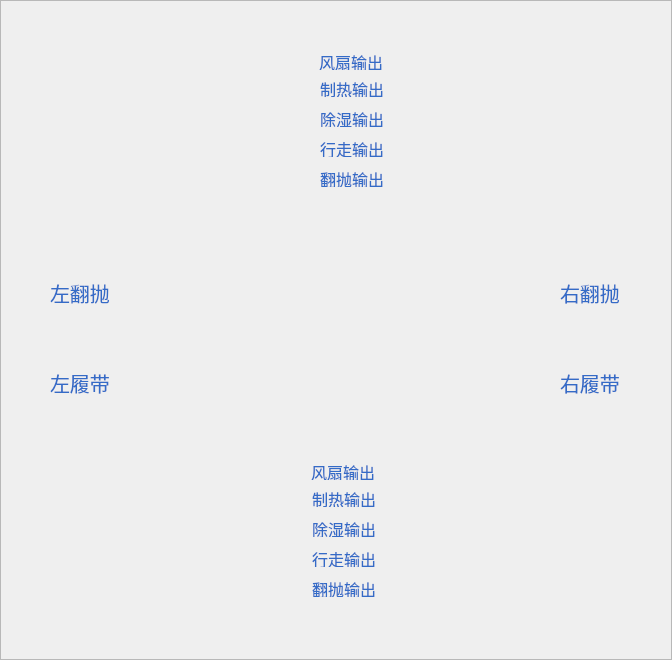
<?xml version="1.0" encoding="UTF-8"?>
<ui version="4.0">
 <class>FpjWatchs</class>
 <widget class="QWidget" name="FpjWatchs">
  <property name="geometry">
   <rect>
    <x>0</x>
    <y>0</y>
    <width>672</width>
    <height>660</height>
   </rect>
  </property>
  <property name="windowTitle">
   <string>Form</string>
  </property>
  <widget class="QFrame" name="frame">
   <property name="geometry">
    <rect>
     <x>0</x>
     <y>0</y>
     <width>672</width>
     <height>660</height>
    </rect>
   </property>
   <property name="styleSheet">
    <string notr="true">background-image: url(:/pic/翻抛机表盘组.png);
background-position:center;
background-repeat:no-repeat;</string>
   </property>
   <property name="frameShape">
    <enum>QFrame::StyledPanel</enum>
   </property>
   <property name="frameShadow">
    <enum>QFrame::Raised</enum>
   </property>
   <widget class="YlzsPlate" name="leftTopWidget" native="true">
    <property name="geometry">
     <rect>
      <x>0</x>
      <y>0</y>
      <width>260</width>
      <height>260</height>
     </rect>
    </property>
    <property name="styleSheet">
     <string notr="true">background: transparent; </string>
    </property>
   </widget>
   <widget class="YlzsPlate" name="rightTopWidget" native="true">
    <property name="geometry">
     <rect>
      <x>410</x>
      <y>0</y>
      <width>260</width>
      <height>260</height>
     </rect>
    </property>
    <property name="styleSheet">
     <string notr="true">background: transparent; </string>
    </property>
   </widget>
   <widget class="YlzsPlate" name="leftBottomWidget" native="true">
    <property name="geometry">
     <rect>
      <x>0</x>
      <y>400</y>
      <width>260</width>
      <height>260</height>
     </rect>
    </property>
    <property name="styleSheet">
     <string notr="true">background: transparent; </string>
    </property>
   </widget>
   <widget class="YlzsPlate" name="rightBottomWidget" native="true">
    <property name="geometry">
     <rect>
      <x>410</x>
      <y>400</y>
      <width>260</width>
      <height>260</height>
     </rect>
    </property>
    <property name="styleSheet">
     <string notr="true">background: transparent; </string>
    </property>
   </widget>
   <widget class="SmallPlate" name="leftCenterWidget" native="true">
    <property name="geometry">
     <rect>
      <x>235</x>
      <y>230</y>
      <width>200</width>
      <height>200</height>
     </rect>
    </property>
    <property name="styleSheet">
     <string notr="true">background: transparent; </string>
    </property>
   </widget>
   <widget class="QLabel" name="label">
    <property name="geometry">
     <rect>
      <x>288</x>
      <y>50</y>
      <width>24</width>
      <height>24</height>
     </rect>
    </property>
    <property name="styleSheet">
     <string notr="true">background: transparent; 
border-image: url(:/pic/风扇-(1).png);</string>
    </property>
    <property name="text">
     <string/>
    </property>
   </widget>
   <widget class="QLabel" name="label_2">
    <property name="geometry">
     <rect>
      <x>288</x>
      <y>80</y>
      <width>24</width>
      <height>24</height>
     </rect>
    </property>
    <property name="styleSheet">
     <string notr="true">background: transparent; 
border-image: url(:/pic/制热输出.png);</string>
    </property>
    <property name="text">
     <string/>
    </property>
   </widget>
   <widget class="QLabel" name="label_3">
    <property name="geometry">
     <rect>
      <x>288</x>
      <y>110</y>
      <width>24</width>
      <height>24</height>
     </rect>
    </property>
    <property name="styleSheet">
     <string notr="true">background: transparent; 
border-image: url(:/pic/除湿输出.png);</string>
    </property>
    <property name="text">
     <string/>
    </property>
   </widget>
   <widget class="QLabel" name="label_4">
    <property name="geometry">
     <rect>
      <x>288</x>
      <y>140</y>
      <width>24</width>
      <height>24</height>
     </rect>
    </property>
    <property name="styleSheet">
     <string notr="true">background: transparent; 
border-image: url(:/pic/行走.png);</string>
    </property>
    <property name="text">
     <string/>
    </property>
   </widget>
   <widget class="QLabel" name="label_5">
    <property name="geometry">
     <rect>
      <x>288</x>
      <y>170</y>
      <width>24</width>
      <height>24</height>
     </rect>
    </property>
    <property name="styleSheet">
     <string notr="true">background: transparent; 
border-image: url(:/pic/输出.png);</string>
    </property>
    <property name="text">
     <string/>
    </property>
   </widget>
   <widget class="QLabel" name="label_6">
    <property name="geometry">
     <rect>
      <x>319</x>
      <y>53</y>
      <width>67</width>
      <height>17</height>
     </rect>
    </property>
    <property name="font">
     <font>
      <pointsize>12</pointsize>
     </font>
    </property>
    <property name="styleSheet">
     <string notr="true">color: rgb(52, 107, 199);
background: transparent; </string>
    </property>
    <property name="text">
     <string>风扇输出</string>
    </property>
   </widget>
   <widget class="QLabel" name="label_7">
    <property name="geometry">
     <rect>
      <x>320</x>
      <y>80</y>
      <width>67</width>
      <height>17</height>
     </rect>
    </property>
    <property name="font">
     <font>
      <pointsize>12</pointsize>
     </font>
    </property>
    <property name="styleSheet">
     <string notr="true">color: rgb(52, 107, 199);
background: transparent; </string>
    </property>
    <property name="text">
     <string>制热输出</string>
    </property>
   </widget>
   <widget class="QLabel" name="label_8">
    <property name="geometry">
     <rect>
      <x>320</x>
      <y>110</y>
      <width>67</width>
      <height>17</height>
     </rect>
    </property>
    <property name="font">
     <font>
      <pointsize>12</pointsize>
     </font>
    </property>
    <property name="styleSheet">
     <string notr="true">color: rgb(52, 107, 199);
background: transparent; </string>
    </property>
    <property name="text">
     <string>除湿输出</string>
    </property>
   </widget>
   <widget class="QLabel" name="label_9">
    <property name="geometry">
     <rect>
      <x>320</x>
      <y>140</y>
      <width>67</width>
      <height>17</height>
     </rect>
    </property>
    <property name="font">
     <font>
      <pointsize>12</pointsize>
     </font>
    </property>
    <property name="styleSheet">
     <string notr="true">color: rgb(52, 107, 199);
background: transparent; </string>
    </property>
    <property name="text">
     <string>行走输出</string>
    </property>
   </widget>
   <widget class="QLabel" name="label_10">
    <property name="geometry">
     <rect>
      <x>320</x>
      <y>170</y>
      <width>67</width>
      <height>17</height>
     </rect>
    </property>
    <property name="font">
     <font>
      <pointsize>12</pointsize>
     </font>
    </property>
    <property name="styleSheet">
     <string notr="true">color: rgb(52, 107, 199);
background: transparent; </string>
    </property>
    <property name="text">
     <string>翻抛输出</string>
    </property>
   </widget>
   <widget class="QLabel" name="label_11">
    <property name="geometry">
     <rect>
      <x>312</x>
      <y>520</y>
      <width>67</width>
      <height>17</height>
     </rect>
    </property>
    <property name="font">
     <font>
      <pointsize>12</pointsize>
     </font>
    </property>
    <property name="styleSheet">
     <string notr="true">color: rgb(52, 107, 199);
background: transparent; </string>
    </property>
    <property name="text">
     <string>除湿输出</string>
    </property>
   </widget>
   <widget class="QLabel" name="label_12">
    <property name="geometry">
     <rect>
      <x>312</x>
      <y>580</y>
      <width>67</width>
      <height>17</height>
     </rect>
    </property>
    <property name="font">
     <font>
      <pointsize>12</pointsize>
     </font>
    </property>
    <property name="styleSheet">
     <string notr="true">color: rgb(52, 107, 199);
background: transparent; </string>
    </property>
    <property name="text">
     <string>翻抛输出</string>
    </property>
   </widget>
   <widget class="QLabel" name="label_13">
    <property name="geometry">
     <rect>
      <x>312</x>
      <y>550</y>
      <width>67</width>
      <height>17</height>
     </rect>
    </property>
    <property name="font">
     <font>
      <pointsize>12</pointsize>
     </font>
    </property>
    <property name="styleSheet">
     <string notr="true">color: rgb(52, 107, 199);
background: transparent; </string>
    </property>
    <property name="text">
     <string>行走输出</string>
    </property>
   </widget>
   <widget class="QLabel" name="label_14">
    <property name="geometry">
     <rect>
      <x>280</x>
      <y>580</y>
      <width>24</width>
      <height>24</height>
     </rect>
    </property>
    <property name="styleSheet">
     <string notr="true">background: transparent; 
border-image: url(:/pic/输出.png);</string>
    </property>
    <property name="text">
     <string/>
    </property>
   </widget>
   <widget class="QLabel" name="label_15">
    <property name="geometry">
     <rect>
      <x>280</x>
      <y>490</y>
      <width>24</width>
      <height>24</height>
     </rect>
    </property>
    <property name="styleSheet">
     <string notr="true">background: transparent; 
border-image: url(:/pic/制热输出.png);</string>
    </property>
    <property name="text">
     <string/>
    </property>
   </widget>
   <widget class="QLabel" name="label_16">
    <property name="geometry">
     <rect>
      <x>280</x>
      <y>520</y>
      <width>24</width>
      <height>24</height>
     </rect>
    </property>
    <property name="styleSheet">
     <string notr="true">background: transparent; 
border-image: url(:/pic/除湿输出.png);</string>
    </property>
    <property name="text">
     <string/>
    </property>
   </widget>
   <widget class="QLabel" name="label_17">
    <property name="geometry">
     <rect>
      <x>312</x>
      <y>490</y>
      <width>67</width>
      <height>17</height>
     </rect>
    </property>
    <property name="font">
     <font>
      <pointsize>12</pointsize>
     </font>
    </property>
    <property name="styleSheet">
     <string notr="true">color: rgb(52, 107, 199);
background: transparent; </string>
    </property>
    <property name="text">
     <string>制热输出</string>
    </property>
   </widget>
   <widget class="QLabel" name="label_18">
    <property name="geometry">
     <rect>
      <x>280</x>
      <y>550</y>
      <width>24</width>
      <height>24</height>
     </rect>
    </property>
    <property name="styleSheet">
     <string notr="true">background: transparent; 
border-image: url(:/pic/行走.png);</string>
    </property>
    <property name="text">
     <string/>
    </property>
   </widget>
   <widget class="QLabel" name="label_19">
    <property name="geometry">
     <rect>
      <x>311</x>
      <y>463</y>
      <width>67</width>
      <height>17</height>
     </rect>
    </property>
    <property name="font">
     <font>
      <pointsize>12</pointsize>
     </font>
    </property>
    <property name="styleSheet">
     <string notr="true">color: rgb(52, 107, 199);
background: transparent; </string>
    </property>
    <property name="text">
     <string>风扇输出</string>
    </property>
   </widget>
   <widget class="QLabel" name="label_20">
    <property name="geometry">
     <rect>
      <x>280</x>
      <y>460</y>
      <width>24</width>
      <height>24</height>
     </rect>
    </property>
    <property name="styleSheet">
     <string notr="true">background: transparent; 
border-image: url(:/pic/风扇-(1).png);</string>
    </property>
    <property name="text">
     <string/>
    </property>
   </widget>
   <widget class="QLabel" name="label_21">
    <property name="geometry">
     <rect>
      <x>50</x>
      <y>280</y>
      <width>70</width>
      <height>25</height>
     </rect>
    </property>
    <property name="font">
     <font>
      <pointsize>15</pointsize>
     </font>
    </property>
    <property name="styleSheet">
     <string notr="true">color: rgb(52, 107, 199);
background: transparent; </string>
    </property>
    <property name="text">
     <string>左翻抛</string>
    </property>
   </widget>
   <widget class="QLabel" name="label_22">
    <property name="geometry">
     <rect>
      <x>560</x>
      <y>280</y>
      <width>70</width>
      <height>25</height>
     </rect>
    </property>
    <property name="font">
     <font>
      <pointsize>15</pointsize>
     </font>
    </property>
    <property name="styleSheet">
     <string notr="true">color: rgb(52, 107, 199);
background: transparent; </string>
    </property>
    <property name="text">
     <string>右翻抛</string>
    </property>
   </widget>
   <widget class="QLabel" name="label_23">
    <property name="geometry">
     <rect>
      <x>50</x>
      <y>370</y>
      <width>70</width>
      <height>25</height>
     </rect>
    </property>
    <property name="font">
     <font>
      <pointsize>15</pointsize>
     </font>
    </property>
    <property name="styleSheet">
     <string notr="true">color: rgb(52, 107, 199);
background: transparent; </string>
    </property>
    <property name="text">
     <string>左履带</string>
    </property>
   </widget>
   <widget class="QLabel" name="label_24">
    <property name="geometry">
     <rect>
      <x>560</x>
      <y>370</y>
      <width>70</width>
      <height>25</height>
     </rect>
    </property>
    <property name="font">
     <font>
      <pointsize>15</pointsize>
     </font>
    </property>
    <property name="styleSheet">
     <string notr="true">color: rgb(52, 107, 199);
background: transparent; </string>
    </property>
    <property name="text">
     <string>右履带</string>
    </property>
   </widget>
  </widget>
 </widget>
 <customwidgets>
  <customwidget>
   <class>YlzsPlate</class>
   <extends>QWidget</extends>
   <header>ylzsplate.h</header>
   <container>1</container>
  </customwidget>
  <customwidget>
   <class>SmallPlate</class>
   <extends>QWidget</extends>
   <header>smallplate.h</header>
   <container>1</container>
  </customwidget>
 </customwidgets>
 <resources/>
 <connections/>
</ui>
